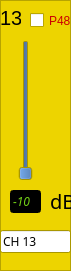
   <widget class="QFrame" name="frame_13">
    <property name="geometry">
     <rect>
      <x>280</x>
      <y>300</y>
      <width>71</width>
      <height>271</height>
     </rect>
    </property>
    <property name="palette">
     <palette>
      <active>
       <colorrole role="Base">
        <brush brushstyle="SolidPattern">
         <color alpha="255">
          <red>255</red>
          <green>255</green>
          <blue>255</blue>
         </color>
        </brush>
       </colorrole>
       <colorrole role="Window">
        <brush brushstyle="SolidPattern">
         <color alpha="255">
          <red>237</red>
          <green>212</green>
          <blue>0</blue>
         </color>
        </brush>
       </colorrole>
      </active>
      <inactive>
       <colorrole role="Base">
        <brush brushstyle="SolidPattern">
         <color alpha="255">
          <red>255</red>
          <green>255</green>
          <blue>255</blue>
         </color>
        </brush>
       </colorrole>
       <colorrole role="Window">
        <brush brushstyle="SolidPattern">
         <color alpha="255">
          <red>237</red>
          <green>212</green>
          <blue>0</blue>
         </color>
        </brush>
       </colorrole>
      </inactive>
      <disabled>
       <colorrole role="Base">
        <brush brushstyle="SolidPattern">
         <color alpha="255">
          <red>237</red>
          <green>212</green>
          <blue>0</blue>
         </color>
        </brush>
       </colorrole>
       <colorrole role="Window">
        <brush brushstyle="SolidPattern">
         <color alpha="255">
          <red>237</red>
          <green>212</green>
          <blue>0</blue>
         </color>
        </brush>
       </colorrole>
      </disabled>
     </palette>
    </property>
    <property name="autoFillBackground">
     <bool>true</bool>
    </property>
    <property name="frameShape">
     <enum>QFrame::StyledPanel</enum>
    </property>
    <property name="frameShadow">
     <enum>QFrame::Raised</enum>
    </property>
    <widget class="QLabel" name="label_27">
     <property name="geometry">
      <rect>
       <x>0</x>
       <y>10</y>
       <width>21</width>
       <height>16</height>
      </rect>
     </property>
     <property name="font">
      <font>
       <pointsize>15</pointsize>
      </font>
     </property>
     <property name="text">
      <string>13</string>
     </property>
    </widget>
    <widget class="QSlider" name="g_ch_13">
     <property name="geometry">
      <rect>
       <x>10</x>
       <y>40</y>
       <width>31</width>
       <height>141</height>
      </rect>
     </property>
     <property name="palette">
      <palette>
       <active>
        <colorrole role="Button">
         <brush brushstyle="SolidPattern">
          <color alpha="255">
           <red>52</red>
           <green>101</green>
           <blue>164</blue>
          </color>
         </brush>
        </colorrole>
       </active>
       <inactive>
        <colorrole role="Button">
         <brush brushstyle="SolidPattern">
          <color alpha="255">
           <red>52</red>
           <green>101</green>
           <blue>164</blue>
          </color>
         </brush>
        </colorrole>
       </inactive>
       <disabled>
        <colorrole role="Button">
         <brush brushstyle="SolidPattern">
          <color alpha="255">
           <red>52</red>
           <green>101</green>
           <blue>164</blue>
          </color>
         </brush>
        </colorrole>
       </disabled>
      </palette>
     </property>
     <property name="minimum">
      <number>0</number>
     </property>
     <property name="maximum">
      <number>12</number>
     </property>
     <property name="singleStep">
      <number>1</number>
     </property>
     <property name="pageStep">
      <number>1</number>
     </property>
     <property name="value">
      <number>0</number>
     </property>
     <property name="orientation">
      <enum>Qt::Vertical</enum>
     </property>
     <property name="tickInterval">
      <number>6</number>
     </property>
    </widget>
    <widget class="QCheckBox" name="p48_13">
     <property name="geometry">
      <rect>
       <x>30</x>
       <y>10</y>
       <width>41</width>
       <height>21</height>
      </rect>
     </property>
     <property name="palette">
      <palette>
       <active>
        <colorrole role="WindowText">
         <brush brushstyle="SolidPattern">
          <color alpha="255">
           <red>204</red>
           <green>0</green>
           <blue>0</blue>
          </color>
         </brush>
        </colorrole>
       </active>
       <inactive>
        <colorrole role="WindowText">
         <brush brushstyle="SolidPattern">
          <color alpha="255">
           <red>204</red>
           <green>0</green>
           <blue>0</blue>
          </color>
         </brush>
        </colorrole>
       </inactive>
       <disabled>
        <colorrole role="WindowText">
         <brush brushstyle="SolidPattern">
          <color alpha="255">
           <red>190</red>
           <green>190</green>
           <blue>190</blue>
          </color>
         </brush>
        </colorrole>
       </disabled>
      </palette>
     </property>
     <property name="text">
      <string>P48</string>
     </property>
    </widget>
    <widget class="QLineEdit" name="d_ch_13">
     <property name="enabled">
      <bool>false</bool>
     </property>
     <property name="geometry">
      <rect>
       <x>10</x>
       <y>190</y>
       <width>31</width>
       <height>23</height>
      </rect>
     </property>
     <property name="palette">
      <palette>
       <active>
        <colorrole role="WindowText">
         <brush brushstyle="SolidPattern">
          <color alpha="255">
           <red>0</red>
           <green>0</green>
           <blue>0</blue>
          </color>
         </brush>
        </colorrole>
        <colorrole role="Light">
         <brush brushstyle="SolidPattern">
          <color alpha="255">
           <red>255</red>
           <green>255</green>
           <blue>255</blue>
          </color>
         </brush>
        </colorrole>
        <colorrole role="Dark">
         <brush brushstyle="SolidPattern">
          <color alpha="255">
           <red>115</red>
           <green>210</green>
           <blue>22</blue>
          </color>
         </brush>
        </colorrole>
        <colorrole role="Text">
         <brush brushstyle="SolidPattern">
          <color alpha="255">
           <red>0</red>
           <green>0</green>
           <blue>0</blue>
          </color>
         </brush>
        </colorrole>
        <colorrole role="ButtonText">
         <brush brushstyle="SolidPattern">
          <color alpha="255">
           <red>0</red>
           <green>0</green>
           <blue>0</blue>
          </color>
         </brush>
        </colorrole>
        <colorrole role="Base">
         <brush brushstyle="SolidPattern">
          <color alpha="255">
           <red>0</red>
           <green>0</green>
           <blue>0</blue>
          </color>
         </brush>
        </colorrole>
        <colorrole role="Window">
         <brush brushstyle="SolidPattern">
          <color alpha="255">
           <red>0</red>
           <green>0</green>
           <blue>0</blue>
          </color>
         </brush>
        </colorrole>
       </active>
       <inactive>
        <colorrole role="WindowText">
         <brush brushstyle="SolidPattern">
          <color alpha="255">
           <red>0</red>
           <green>0</green>
           <blue>0</blue>
          </color>
         </brush>
        </colorrole>
        <colorrole role="Light">
         <brush brushstyle="SolidPattern">
          <color alpha="255">
           <red>255</red>
           <green>255</green>
           <blue>255</blue>
          </color>
         </brush>
        </colorrole>
        <colorrole role="Dark">
         <brush brushstyle="SolidPattern">
          <color alpha="255">
           <red>115</red>
           <green>210</green>
           <blue>22</blue>
          </color>
         </brush>
        </colorrole>
        <colorrole role="Text">
         <brush brushstyle="SolidPattern">
          <color alpha="255">
           <red>0</red>
           <green>0</green>
           <blue>0</blue>
          </color>
         </brush>
        </colorrole>
        <colorrole role="ButtonText">
         <brush brushstyle="SolidPattern">
          <color alpha="255">
           <red>0</red>
           <green>0</green>
           <blue>0</blue>
          </color>
         </brush>
        </colorrole>
        <colorrole role="Base">
         <brush brushstyle="SolidPattern">
          <color alpha="255">
           <red>0</red>
           <green>0</green>
           <blue>0</blue>
          </color>
         </brush>
        </colorrole>
        <colorrole role="Window">
         <brush brushstyle="SolidPattern">
          <color alpha="255">
           <red>0</red>
           <green>0</green>
           <blue>0</blue>
          </color>
         </brush>
        </colorrole>
       </inactive>
       <disabled>
        <colorrole role="WindowText">
         <brush brushstyle="SolidPattern">
          <color alpha="255">
           <red>115</red>
           <green>210</green>
           <blue>22</blue>
          </color>
         </brush>
        </colorrole>
        <colorrole role="Light">
         <brush brushstyle="SolidPattern">
          <color alpha="255">
           <red>255</red>
           <green>255</green>
           <blue>255</blue>
          </color>
         </brush>
        </colorrole>
        <colorrole role="Dark">
         <brush brushstyle="SolidPattern">
          <color alpha="255">
           <red>115</red>
           <green>210</green>
           <blue>22</blue>
          </color>
         </brush>
        </colorrole>
        <colorrole role="Text">
         <brush brushstyle="SolidPattern">
          <color alpha="255">
           <red>115</red>
           <green>210</green>
           <blue>22</blue>
          </color>
         </brush>
        </colorrole>
        <colorrole role="ButtonText">
         <brush brushstyle="SolidPattern">
          <color alpha="255">
           <red>115</red>
           <green>210</green>
           <blue>22</blue>
          </color>
         </brush>
        </colorrole>
        <colorrole role="Base">
         <brush brushstyle="SolidPattern">
          <color alpha="255">
           <red>0</red>
           <green>0</green>
           <blue>0</blue>
          </color>
         </brush>
        </colorrole>
        <colorrole role="Window">
         <brush brushstyle="SolidPattern">
          <color alpha="255">
           <red>0</red>
           <green>0</green>
           <blue>0</blue>
          </color>
         </brush>
        </colorrole>
       </disabled>
      </palette>
     </property>
     <property name="font">
      <font>
       <family>Clean</family>
       <italic>true</italic>
      </font>
     </property>
     <property name="text">
      <string>-10</string>
     </property>
    </widget>
    <widget class="QLabel" name="label_28">
     <property name="geometry">
      <rect>
       <x>50</x>
       <y>190</y>
       <width>21</width>
       <height>21</height>
      </rect>
     </property>
     <property name="font">
      <font>
       <family>Clean</family>
       <pointsize>15</pointsize>
      </font>
     </property>
     <property name="text">
      <string>dB</string>
     </property>
    </widget>
    <widget class="QLineEdit" name="lineEdit_13">
     <property name="geometry">
      <rect>
       <x>0</x>
       <y>230</y>
       <width>71</width>
       <height>23</height>
      </rect>
     </property>
     <property name="font">
      <font>
       <family>Clean</family>
      </font>
     </property>
     <property name="text">
      <string>CH 13</string>
     </property>
    </widget>
   </widget>
